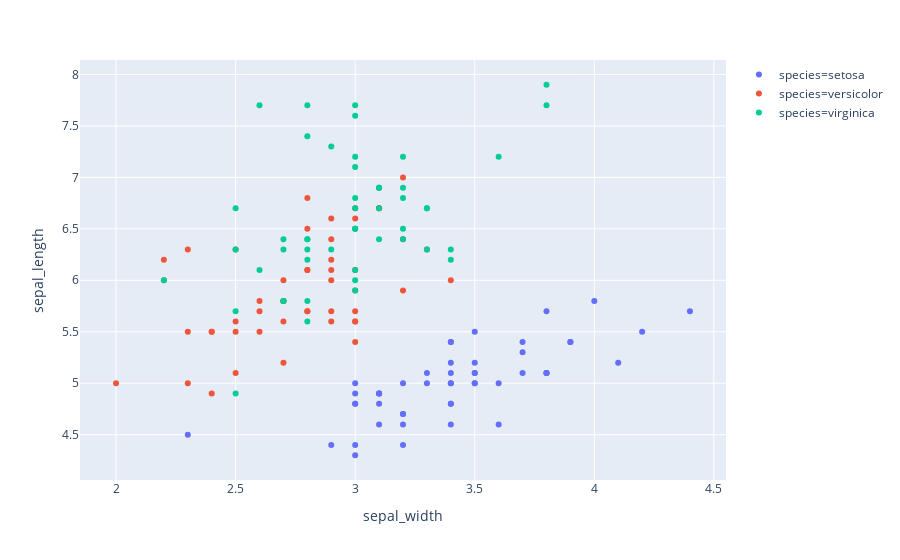

The notebook cell this image was saved under:
### Markdown cell above
### Gráfico de puntos

### Code cell
df = px.data.iris()
fig = px.scatter(df, x="sepal_width", y="sepal_length", color="species")
fig.show()

### Figure 1 — Plotly figure (JSON) as saved in the notebook; plotly's stock layout.template omitted (floating-point values rounded to 4 significant figures)
{"data": [{"hoverlabel": {"namelength": 0}, "hovertemplate": "species=setosa<br>sepal_width=%{x}<br>sepal_length=%{y}", "legendgroup": "species=setosa", "marker": {"color": "#636efa", "symbol": "circle"}, "mode": "markers", "name": "species=setosa", "showlegend": true, "type": "scatter", "x": [3.5, 3, 3.2, 3.1, 3.6, 3.9, 3.4, 3.4, 2.9, 3.1, 3.7, 3.4, 3, 3, 4, 4.4, 3.9, 3.5, 3.8, 3.8, 3.4, 3.7, 3.6, 3.3, 3.4, 3, 3.4, 3.5, 3.4, 3.2, 3.1, 3.4, 4.1, 4.2, 3.1, 3.2, 3.5, 3.1, 3, 3.4, 3.5, 2.3, 3.2, 3.5, 3.8, 3, 3.8, 3.2, 3.7, 3.3], "xaxis": "x", "y": [5.1, 4.9, 4.7, 4.6, 5, 5.4, 4.6, 5, 4.4, 4.9, 5.4, 4.8, 4.8, 4.3, 5.8, 5.7, 5.4, 5.1, 5.7, 5.1, 5.4, 5.1, 4.6, 5.1, 4.8, 5, 5, 5.2, 5.2, 4.7, 4.8, 5.4, 5.2, 5.5, 4.9, 5, 5.5, 4.9, 4.4, 5.1, 5, 4.5, 4.4, 5, 5.1, 4.8, 5.1, 4.6, 5.3, 5], "yaxis": "y"}, {"hoverlabel": {"namelength": 0}, "hovertemplate": "species=versicolor<br>sepal_width=%{x}<br>sepal_length=%{y}", "legendgroup": "species=versicolor", "marker": {"color": "#EF553B", "symbol": "circle"}, "mode": "markers", "name": "species=versicolor", "showlegend": true, "type": "scatter", "x": [3.2, 3.2, 3.1, 2.3, 2.8, 2.8, 3.3, 2.4, 2.9, 2.7, 2, 3, 2.2, 2.9, 2.9, 3.1, 3, 2.7, 2.2, 2.5, 3.2, 2.8, 2.5, 2.8, 2.9, 3, 2.8, 3, 2.9, 2.6, 2.4, 2.4, 2.7, 2.7, 3, 3.4, 3.1, 2.3, 3, 2.5, 2.6, 3, 2.6, 2.3, 2.7, 3, 2.9, 2.9, 2.5, 2.8], "xaxis": "x", "y": [7, 6.4, 6.9, 5.5, 6.5, 5.7, 6.3, 4.9, 6.6, 5.2, 5, 5.9, 6, 6.1, 5.6, 6.7, 5.6, 5.8, 6.2, 5.6, 5.9, 6.1, 6.3, 6.1, 6.4, 6.6, 6.8, 6.7, 6, 5.7, 5.5, 5.5, 5.8, 6, 5.4, 6, 6.7, 6.3, 5.6, 5.5, 5.5, 6.1, 5.8, 5, 5.6, 5.7, 5.7, 6.2, 5.1, 5.7], "yaxis": "y"}, {"hoverlabel": {"namelength": 0}, "hovertemplate": "species=virginica<br>sepal_width=%{x}<br>sepal_length=%{y}", "legendgroup": "species=virginica", "marker": {"color": "#00cc96", "symbol": "circle"}, "mode": "markers", "name": "species=virginica", "showlegend": true, "type": "scatter", "x": [3.3, 2.7, 3, 2.9, 3, 3, 2.5, 2.9, 2.5, 3.6, 3.2, 2.7, 3, 2.5, 2.8, 3.2, 3, 3.8, 2.6, 2.2, 3.2, 2.8, 2.8, 2.7, 3.3, 3.2, 2.8, 3, 2.8, 3, 2.8, 3.8, 2.8, 2.8, 2.6, 3, 3.4, 3.1, 3, 3.1, 3.1, 3.1, 2.7, 3.2, 3.3, 3, 2.5, 3, 3.4, 3], "xaxis": "x", "y": [6.3, 5.8, 7.1, 6.3, 6.5, 7.6, 4.9, 7.3, 6.7, 7.2, 6.5, 6.4, 6.8, 5.7, 5.8, 6.4, 6.5, 7.7, 7.7, 6, 6.9, 5.6, 7.7, 6.3, 6.7, 7.2, 6.2, 6.1, 6.4, 7.2, 7.4, 7.9, 6.4, 6.3, 6.1, 7.7, 6.3, 6.4, 6, 6.9, 6.7, 6.9, 5.8, 6.8, 6.7, 6.7, 6.3, 6.5, 6.2, 5.9], "yaxis": "y"}], "layout": {"legend": {"tracegroupgap": 0}, "margin": {"t": 60}, "xaxis": {"anchor": "y", "domain": [0, 1], "title": {"text": "sepal_width"}}, "yaxis": {"anchor": "x", "domain": [0, 1], "title": {"text": "sepal_length"}}}}
